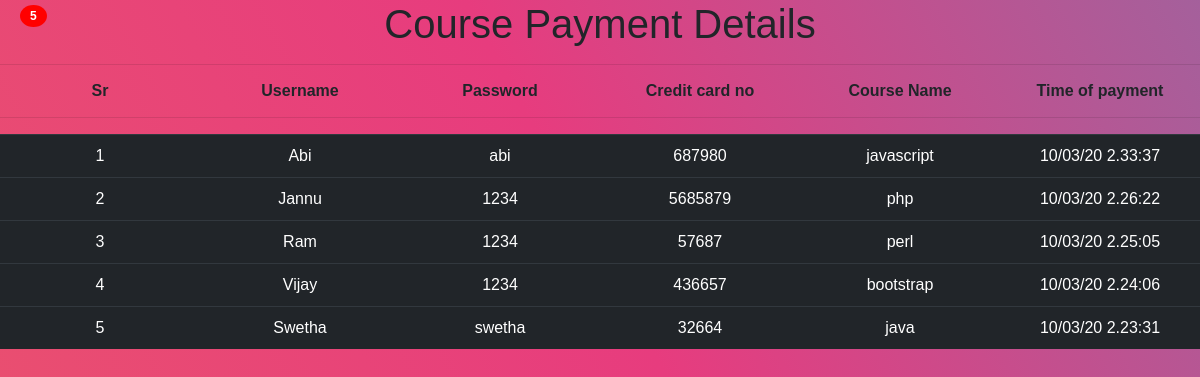
Screenshot of /adpayment.php with the database file from the repository.
### tables this page shows
CREATE TABLE `paymenttable` (
  `fname` varchar(10) NOT NULL,
  `password` varchar(10) NOT NULL,
  `cred` varchar(30) NOT NULL,
  `coursename` varchar(100) NOT NULL,
  `time` varchar(100) NOT NULL
);

### adpayment.php (the view, shortened to what this page needs)
<link rel="stylesheet" href="https://stackpath.bootstrapcdn.com/bootstrap/4.1.3/css/bootstrap.min.css">
<center><h1>Course Payment Details</h1> </center><hr>
<?php
$i=0;
if($_SERVER['REQUEST_METHOD']=="GET"){
$localhost = "localhost";
$usernamew = "root";
$passwordw = "";
$db = "expdb";
$conn = mysqli_connect($localhost,$usernamew,$passwordw,$db);
if(!$conn){
echo "Connection error";
}
else{
$sql = "Select * from paymenttable order by time desc";
$result = mysqli_query($conn,$sql);
echo "<table class='cont-head'>";
echo "<tr >";
echo "<td>Sr</td><td>Username</td><td>Password</td><td>Credit card no</td><td>Course Name</td><td>Time of payment</td>";
echo "</tr>";
echo "</table><hr>";
echo "<table class='cont table table-hover table-dark'>";
if (mysqli_num_rows($result) > 0) {
while($row = mysqli_fetch_assoc($result)){
    $i++;
echo "<tr >";
echo  "<td >".$i."</td>"."<td>".$row["fname"]."</td><td>".$row["password"]."</td><td>".$row["cred"]."</td><td>".$row["coursename"]."</td><td>".$row['time']."</td>";
echo "</tr>";
}
echo "</table>";
echo "<span class='badge'>$i</span>";
}
else{
echo "0 results";
}
}
}
?>

### adpayment.php (style rules this page uses)
.cont { width:100%; }
.cont-head { width:100%; font-weight: bolder; }
td { width:15%; text-align: center; }
.badge { position: absolute; top: 5px; left:20px; padding: 5px 10px; border-radius: 50%; background-color: red; color: white; }

### rows the page displays
paymenttable: fname "Abi", password "abi", cred "687980", coursename "javascript", time "10/03/20 2.33:37"
paymenttable: fname "Jannu", password "1234", cred "5685879", coursename "php", time "10/03/20 2.26:22"
paymenttable: fname "Ram", password "1234", cred "57687", coursename "perl", time "10/03/20 2.25:05"
paymenttable: fname "Vijay", password "1234", cred "436657", coursename "bootstrap", time "10/03/20 2.24:06"
paymenttable: fname "Swetha", password "swetha", cred "32664", coursename "java", time "10/03/20 2.23:31"

### other values shown
$i "5"
